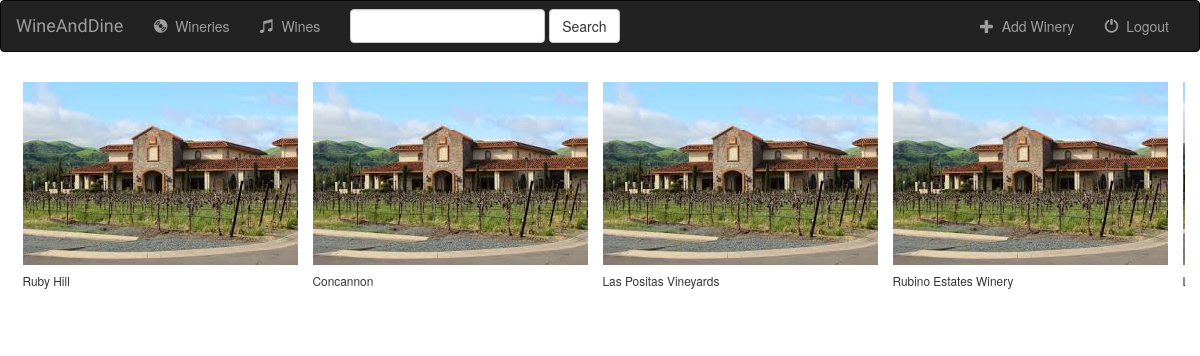
The page / on the database its author committed.
### Wine/models.py (models this page shows, shortened)
class Winery(models.Model):
    winery_name = models.CharField(max_length=250)
    winery_location = models.CharField(max_length=250)
    winery_picture = models.FileField(default='')

### Wine/views.py (the view)
# urls.py: url(r'^$', views.IndexView.as_view(), name='index'),
class IndexView(generic.ListView):
    template_name = 'Wine/index.html'
    context_object_name = 'all_wineries'
    def get_queryset(self):
        return Winery.objects.all()

### Wine/templates/Wine/index.html (shortened to what this page needs)
{% extends 'Wine/base.html' %}
{%  block body %}
    <div class="container">
        <div class="row" style="display: flex; overflow-x: scroll ">
        {% for winery in all_wineries %}
                <div class="card">
                  <img src="../../static/winery/images/RubyHill.jpg">
                  <p class="card-text"> {{ winery.winery_name }}</p>
                </div>
        {% endfor %}
        </div>
    </div>
{% endblock %}

### Wine/static/winery/style.css (style rules this page uses)
.card { float: left; width: 33.333%; padding: .75rem; margin-bottom: 2rem; border: 0; }
.card > img { margin-bottom: .75rem; }
.card-text { font-size: 85%; }
.container { padding: 2px 16px; }

### rows shown on the page
Winery: winery_name "Ruby Hill"
Winery: winery_name "Concannon"
Winery: winery_name "Las Positas Vineyards"
Winery: winery_name "Rubino Estates Winery"
